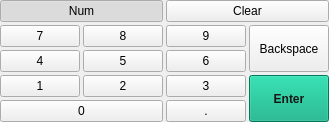
      <widget class="QWidget" name="keyboardNum" native="true">
       <layout class="QGridLayout" name="gridLayoutNum">
        <property name="leftMargin">
         <number>0</number>
        </property>
        <property name="topMargin">
         <number>0</number>
        </property>
        <property name="rightMargin">
         <number>0</number>
        </property>
        <property name="bottomMargin">
         <number>0</number>
        </property>
        <property name="spacing">
         <number>3</number>
        </property>
        <item row="2" column="2">
         <widget class="QPushButton" name="btnNum_6">
          <property name="sizePolicy">
           <sizepolicy hsizetype="Minimum" vsizetype="Minimum">
            <horstretch>0</horstretch>
            <verstretch>0</verstretch>
           </sizepolicy>
          </property>
          <property name="minimumSize">
           <size>
            <width>20</width>
            <height>0</height>
           </size>
          </property>
          <property name="text">
           <string>6</string>
          </property>
         </widget>
        </item>
        <item row="1" column="3" rowspan="2">
         <widget class="QPushButton" name="btnNum_backspace">
          <property name="sizePolicy">
           <sizepolicy hsizetype="Minimum" vsizetype="Minimum">
            <horstretch>0</horstretch>
            <verstretch>0</verstretch>
           </sizepolicy>
          </property>
          <property name="minimumSize">
           <size>
            <width>20</width>
            <height>0</height>
           </size>
          </property>
          <property name="toolTip">
           <string>Backspace</string>
          </property>
          <property name="text">
           <string>Backspace</string>
          </property>
          <property name="autoRepeat">
           <bool>true</bool>
          </property>
         </widget>
        </item>
        <item row="2" column="0">
         <widget class="QPushButton" name="btnNum_4">
          <property name="sizePolicy">
           <sizepolicy hsizetype="Minimum" vsizetype="Minimum">
            <horstretch>0</horstretch>
            <verstretch>0</verstretch>
           </sizepolicy>
          </property>
          <property name="minimumSize">
           <size>
            <width>20</width>
            <height>0</height>
           </size>
          </property>
          <property name="text">
           <string>4</string>
          </property>
         </widget>
        </item>
        <item row="3" column="2">
         <widget class="QPushButton" name="btnNum_3">
          <property name="sizePolicy">
           <sizepolicy hsizetype="Minimum" vsizetype="Minimum">
            <horstretch>0</horstretch>
            <verstretch>0</verstretch>
           </sizepolicy>
          </property>
          <property name="minimumSize">
           <size>
            <width>20</width>
            <height>0</height>
           </size>
          </property>
          <property name="text">
           <string>3</string>
          </property>
         </widget>
        </item>
        <item row="4" column="2">
         <widget class="QPushButton" name="btnNum_dot">
          <property name="sizePolicy">
           <sizepolicy hsizetype="Minimum" vsizetype="Minimum">
            <horstretch>0</horstretch>
            <verstretch>0</verstretch>
           </sizepolicy>
          </property>
          <property name="minimumSize">
           <size>
            <width>20</width>
            <height>0</height>
           </size>
          </property>
          <property name="text">
           <string>.</string>
          </property>
         </widget>
        </item>
        <item row="1" column="1">
         <widget class="QPushButton" name="btnNum_8">
          <property name="sizePolicy">
           <sizepolicy hsizetype="Minimum" vsizetype="Minimum">
            <horstretch>0</horstretch>
            <verstretch>0</verstretch>
           </sizepolicy>
          </property>
          <property name="minimumSize">
           <size>
            <width>20</width>
            <height>0</height>
           </size>
          </property>
          <property name="text">
           <string>8</string>
          </property>
         </widget>
        </item>
        <item row="3" column="1">
         <widget class="QPushButton" name="btnNum_2">
          <property name="sizePolicy">
           <sizepolicy hsizetype="Minimum" vsizetype="Minimum">
            <horstretch>0</horstretch>
            <verstretch>0</verstretch>
           </sizepolicy>
          </property>
          <property name="minimumSize">
           <size>
            <width>20</width>
            <height>0</height>
           </size>
          </property>
          <property name="text">
           <string>2</string>
          </property>
         </widget>
        </item>
        <item row="1" column="0">
         <widget class="QPushButton" name="btnNum_7">
          <property name="sizePolicy">
           <sizepolicy hsizetype="Minimum" vsizetype="Minimum">
            <horstretch>0</horstretch>
            <verstretch>0</verstretch>
           </sizepolicy>
          </property>
          <property name="minimumSize">
           <size>
            <width>20</width>
            <height>0</height>
           </size>
          </property>
          <property name="text">
           <string>7</string>
          </property>
         </widget>
        </item>
        <item row="3" column="0">
         <widget class="QPushButton" name="btnNum_1">
          <property name="sizePolicy">
           <sizepolicy hsizetype="Minimum" vsizetype="Minimum">
            <horstretch>0</horstretch>
            <verstretch>0</verstretch>
           </sizepolicy>
          </property>
          <property name="minimumSize">
           <size>
            <width>20</width>
            <height>0</height>
           </size>
          </property>
          <property name="text">
           <string>1</string>
          </property>
         </widget>
        </item>
        <item row="1" column="2">
         <widget class="QPushButton" name="btnNum_9">
          <property name="sizePolicy">
           <sizepolicy hsizetype="Minimum" vsizetype="Minimum">
            <horstretch>0</horstretch>
            <verstretch>0</verstretch>
           </sizepolicy>
          </property>
          <property name="minimumSize">
           <size>
            <width>20</width>
            <height>0</height>
           </size>
          </property>
          <property name="text">
           <string>9</string>
          </property>
         </widget>
        </item>
        <item row="3" column="3" rowspan="2">
         <widget class="QPushButton" name="btnNum_enter">
          <property name="sizePolicy">
           <sizepolicy hsizetype="Minimum" vsizetype="Minimum">
            <horstretch>0</horstretch>
            <verstretch>0</verstretch>
           </sizepolicy>
          </property>
          <property name="minimumSize">
           <size>
            <width>20</width>
            <height>0</height>
           </size>
          </property>
          <property name="font">
           <font>
            <bold>true</bold>
           </font>
          </property>
          <property name="toolTip">
           <string>Enter</string>
          </property>
          <property name="styleSheet">
           <string notr="true">background-color: rgb(0, 170, 127);
color: rgb(22, 22, 22);</string>
          </property>
          <property name="text">
           <string>Enter</string>
          </property>
         </widget>
        </item>
        <item row="2" column="1">
         <widget class="QPushButton" name="btnNum_5">
          <property name="sizePolicy">
           <sizepolicy hsizetype="Minimum" vsizetype="Minimum">
            <horstretch>0</horstretch>
            <verstretch>0</verstretch>
           </sizepolicy>
          </property>
          <property name="minimumSize">
           <size>
            <width>20</width>
            <height>0</height>
           </size>
          </property>
          <property name="text">
           <string>5</string>
          </property>
         </widget>
        </item>
        <item row="4" column="0" colspan="2">
         <widget class="QPushButton" name="btnNum_0">
          <property name="sizePolicy">
           <sizepolicy hsizetype="Minimum" vsizetype="Minimum">
            <horstretch>0</horstretch>
            <verstretch>0</verstretch>
           </sizepolicy>
          </property>
          <property name="minimumSize">
           <size>
            <width>20</width>
            <height>0</height>
           </size>
          </property>
          <property name="text">
           <string>0</string>
          </property>
         </widget>
        </item>
        <item row="0" column="0" colspan="2">
         <widget class="QPushButton" name="btnNum_lock">
          <property name="sizePolicy">
           <sizepolicy hsizetype="Minimum" vsizetype="Minimum">
            <horstretch>0</horstretch>
            <verstretch>0</verstretch>
           </sizepolicy>
          </property>
          <property name="minimumSize">
           <size>
            <width>20</width>
            <height>0</height>
           </size>
          </property>
          <property name="toolTip">
           <string>Num</string>
          </property>
          <property name="styleSheet">
           <string notr="true"/>
          </property>
          <property name="text">
           <string>Num</string>
          </property>
          <property name="checkable">
           <bool>true</bool>
          </property>
          <property name="checked">
           <bool>true</bool>
          </property>
         </widget>
        </item>
        <item row="0" column="2" colspan="2">
         <widget class="QPushButton" name="btnNum_clear">
          <property name="sizePolicy">
           <sizepolicy hsizetype="Minimum" vsizetype="Minimum">
            <horstretch>0</horstretch>
            <verstretch>0</verstretch>
           </sizepolicy>
          </property>
          <property name="minimumSize">
           <size>
            <width>20</width>
            <height>0</height>
           </size>
          </property>
          <property name="toolTip">
           <string>Clear</string>
          </property>
          <property name="styleSheet">
           <string notr="true"/>
          </property>
          <property name="text">
           <string>Clear</string>
          </property>
         </widget>
        </item>
       </layout>
      </widget>
